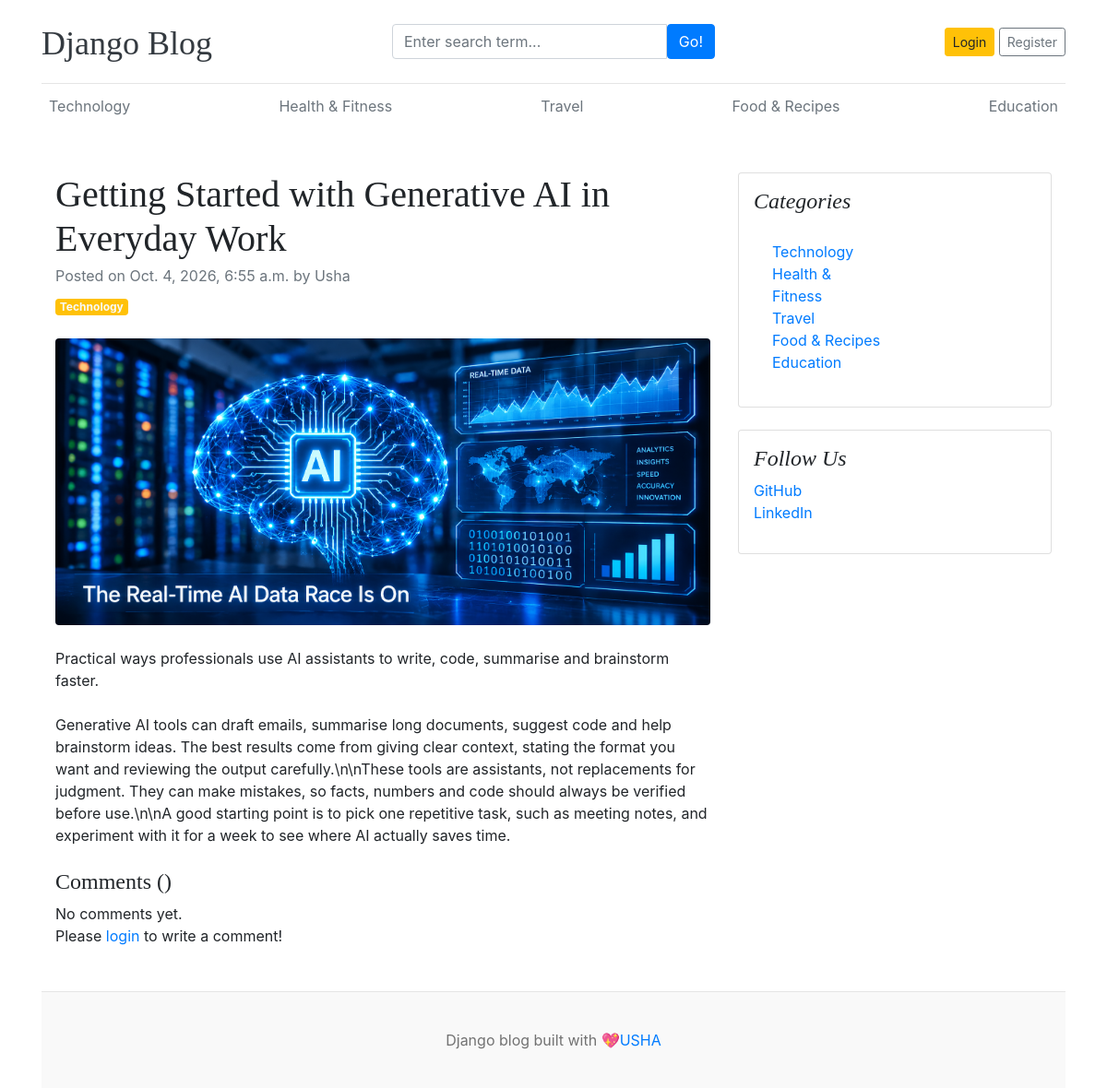
The page /blogs/getting-started-with-generative-ai-in-everyday-work on the database its author committed.
### blogs/models.py (models this page shows, shortened)
class Category (models.Model):
    category_name=models.CharField(max_length=50,unique=True)
    created_at=models.DateTimeField(auto_now_add=True)
    updated_at=models.DateTimeField(auto_now=True)
    class Meta:
        verbose_name_plural='categories'
    def __str__(self):
        return self.category_name

class Blog(models.Model):
     title = models.CharField(max_length=100)
     slug =models.SlugField(max_length=150,unique=True,blank=True)
     category = models.ForeignKey(Category,on_delete=models.CASCADE)
     author = models.ForeignKey(User,on_delete=models.CASCADE)
     featured_image = models.ImageField(upload_to='uploads/%Y/%m/%d')
     short_description = models.TextField(max_length=500)
     blog_body = models.TextField(max_length=2000)
     status = models.CharField(max_length=20,choices=STATUS_CHOICES,default="Draft")
     is_featured = models.BooleanField(default=False)
     created_at = models.DateTimeField(auto_now_add=True)
     updated_at = models.DateTimeField(auto_now=True)

class SocialLink(models.Model):
    platform = models.CharField(max_length=25)
    link = models.URLField(max_length=100)
    created_at=models.DateTimeField(auto_now_add=True)
    updated_at=models.DateTimeField(auto_now=True)

### blogs/views.py (the view)
# urls.py: path('blogs/<slug:blog_slug>',blogviews.blogs,name='blogs'),
def blogs(request,blog_slug):
    single_blog=get_object_or_404(Blog,slug=blog_slug,status='Published')
    context = {
        'single_blog' : single_blog,
    }
    return render(request,'blogs.html',context)

### blogs/context_processors.py (called while the page is built)
def get_categories(request):
    categories = Category.objects.all()
    return dict(categories=categories)

def get_social_links(request):
    social_links = SocialLink.objects.all()
    return dict(social_links = social_links)

### templates/blogs.html
{% extends 'base.html' %}
{% block content %}
<div class="container mt-5">
    <div class="row">
        <div class="col-lg-8">
            <article>
                <header class="mb-4">
                    <h1 class="fw-bolder mb-1">{{ single_blog.title }}</h1>
                    <div class="text-muted fst-italic mb-2">Posted on {{ single_blog.created_at }} by {{ single_blog.author }}</div>
                    <a class="badge bg-warning text-decoration-none text-light" href="#!">{{ single_blog.category }}</a>
                </header>
                <figure class="mb-4"><img class="img-fluid rounded" src="{{ single_blog.featured_image.url }}" alt="..." /></figure>
                <section class="mb-5">
                    <p class="fs-5 mb-4">{{ single_blog.short_description }}</p>
                    <p class="fs-5 mb-4">{{ single_blog.blog_body }}</p>
                    <h4>Comments ({{ comment_count }})</h4>
                    {% if comments %}
                        {% for comment in comments %}
                            <div class="card mt-1">
                                <div class="card-body">
                                    <p class="card-text mb-0">{{ comment }}</p>
                                    <span>
                                        <small>By {{ comment.user }}</small>
                                        <small>| {{ comment.created_at | timesince }} ago</small>
                                    </span>
                                </div>
                            </div>
                        {% endfor %}
                    {% else %}
                    No comments yet.
                    {% endif %}
                    <br>
                    <div class="form-group">
                        {% if user.is_authenticated %}
                        <form action="" method="POST">
                            {% csrf_token %}
                            <div class="form-group">
                                <textarea name="comment" class="form-control" placeholder="Write your comment"></textarea>
                                <input type="submit" value="Submit" class="btn btn-primary mt-2">
                            </div>
                        </form>
                        {% else %}
                        <p>Please <span><a href="{% url 'login' %}">login</a></span> to write a comment!</p>
                        {% endif %}
                    </div>
                </section>
            </article>
        </div>
        <div class="col-lg-4">
            <div class="card mb-4 p-3">
                <h4 class="font-italic">Categories</h4>
                <div class="card-body">
                    <div class="row">
                        <div class="col-sm-6">
                            <ul class="list-unstyled mb-0">
                                {% for cat in categories %}
                                <li><a href="{% url 'posts_by_category' cat.id %}">{{ cat.category_name }}</a></li>
                                {% endfor %}
                            </ul>
                        </div>
                    </div>
                </div>
            </div>
            {% if social_links %}
            <div class="card mb-4 p-3">
                <h4 class="font-italic">Follow Us</h4>
                <ol class="list-unstyled">
                    {% for i in social_links %}
                    <li><a href="{{ i.link }}" target="_blank">{{ i.platform }}</a></li>
                    {% endfor %}
                </ol>
            </div>
            {% endif %}
        </div>
    </div>
</div>
{% endblock %}

### templates/base.html (shortened to what this page needs)
{% load static %}
<!DOCTYPE html>
<html lang="en">
<head>
  <link href="https://stackpath.bootstrapcdn.com/bootstrap/4.5.2/css/bootstrap.min.css" rel="stylesheet">
  <link href="{% static 'css/blog.css' %}" rel="stylesheet">
</head>
<body>
  <div class="container">
    <header class="blog-header py-3">
      <div class="row flex-nowrap justify-content-between align-items-center">
        <div class="col-4 pt-1">
          <a class="blog-header-logo text-dark" href="/">Django Blog</a>
        </div>
        <div class="col-4">
          <form action="{% url 'search' %}" method="GET">
            <div class="input-group">
              <input class="form-control" type="text" name="keyword"value='{{ keyword }}' placeholder="Enter search term..."
                aria-label="Enter search">
                <button type="submit" class="btn btn-primary" id="button-search" type="button">Go!</button>
            </div>
          </form>
        </div>
        <div class="col-4 d-flex justify-content-end align-items-center">
          {% if not user.is_authenticated %}
          <a class="btn btn-sm btn-warning" href="{% url 'login' %}">Login</a>&nbsp;
          <a class="btn btn-sm btn-outline-secondary" href="{% url 'register' %}">Register</a>
          {% else %}
          <span>You are logged in as {{user}}</span>
          &emsp;
          <span><a href="{% url 'logout' %}">Logout</a> </span>
          {% endif %}
        </div>
      </div>
    </header>
    <div class="nav-scroller py-1 mb-2">
      <nav class="nav d-flex justify-content-between">
        {% for cat in categories %}
        <a class="p-2 text-muted" href="{% url 'posts_by_category' cat.id %}">{{ cat }}</a>
        {% endfor %}
      </nav>
    </div>
    {% block content %}
    {% endblock %}
    <footer class="blog-footer">
      <p>Django blog built with 💖<a href="#">USHA</a></p>
    </footer>
  </div>
</body>

### static/css/blog.css (style rules this page uses)
.blog-header { border-bottom: 1px solid #e5e5e5; }
.blog-header-logo { font-family: "Playfair Display", Georgia, "Times New Roman", serif; font-size: 2.25rem; }
h1, h2, h3, h4, h5, h6 { font-family: "Playfair Display", Georgia, "Times New Roman", serif; }
.blog-footer { padding: 2.5rem 0; color: #727272; text-align: center; background-color: #f9f9f9; border-top: .05rem solid #e5e5e5; }
.blog-footer p:last-child { margin-bottom: 0; }

### rows shown on the page
Category: category_name "Technology"
Category: category_name "Health & Fitness"
Category: category_name "Travel"
Category: category_name "Food & Recipes"
Category: category_name "Education"
Blog: title "Getting Started with Generative AI in Everyday Work", created_at "Oct. 4, 2026, 6:55 a.m.", author "Usha", category "Technology", featured_image (picture), short_description "Practical ways professionals use AI assistants to write, code, summarise and brainstorm faster.", blog_body "Generative AI tools can draft emails, summarise long documents, suggest code and help brainstorm ideas. The best results come from giving clear context, stating the format you want and reviewing the output carefully.\\n\\nThese tools are assistants, not replacements for judgment. They can make mistakes, so facts, numbers and code should always be verified before use.\\n\\nA good starting point is to pick one repetitive task, such as meeting notes, and experiment with it for a week to see where AI actually saves time."
SocialLink: platform "GitHub"
SocialLink: platform "LinkedIn"
